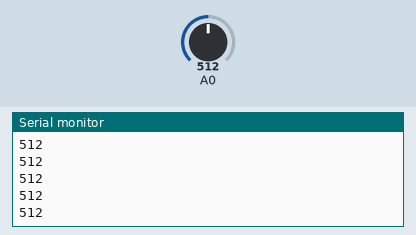
This sketch was run on a simulated Arduino Uno, built with avr-gcc and run on an emulated ATmega328P. Parts: the last lines printed to the serial monitor. The inputs (shaded band) are chosen by the test bench; at power-on: A0 = 512.

Above: at 0.8 s.
0.9 s: A0 set to 716
At 1.4 s:
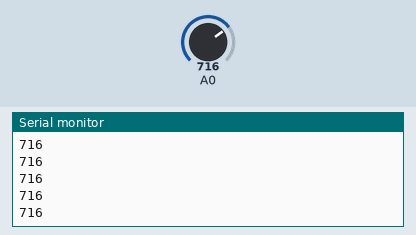
2.4 s: A0 set to 900
At 3.2 s:
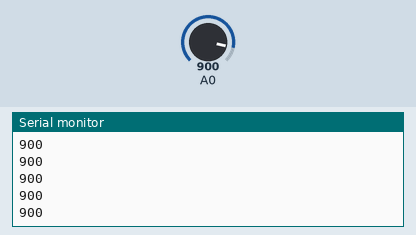
Timing chart, 0 to 5.4 s (numbered marks = the images above; inputs shaded):
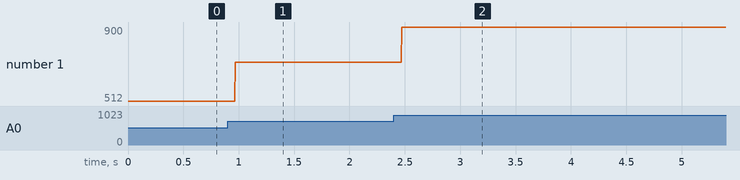

The sketch:

example1AnalogInput.ino
```cpp
void setup() {
 Serial.begin(9600);

 for(;;){
     int value =analogRead(A0);
     Serial.println(value);
 }

}

void loop() {


}
```

Measured:
- after the input at 0.9 s, the serial monitor: prints a new line after 0.07 s (image 1)
- after the input at 2.4 s, the serial monitor: prints a new line after 0.07 s (image 2)
- plotted number 1: 512 → 716 after the input at 0.9 s, 716 → 900 after the input at 2.4 s
